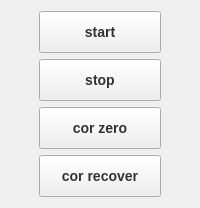
          <widget class="QWidget" name="tab">
           <attribute name="title">
            <string>RunCorrect </string>
           </attribute>
           <layout class="QHBoxLayout" name="horizontalLayout">
            <item>
             <layout class="QGridLayout" name="gridLayout" rowstretch="1,0,0,0" columnstretch="0">
              <item row="0" column="0">
               <widget class="QPushButton" name="pushButton_4">
                <property name="styleSheet">
                 <string notr="true">QPushButton {
    color: #333;                /* 文本颜色 */
    font: bold 14px;            /* 字体 */
    background-color: #f0f0f0;  /* 背景色 */
    padding: 5px;               /* 内边距 */
	min-width: 10px;
    max-width: 110px; 
    height: 30px;
}</string>
                </property>
                <property name="text">
                 <string>start</string>
                </property>
               </widget>
              </item>
              <item row="1" column="0">
               <widget class="QPushButton" name="pushButton_3">
                <property name="styleSheet">
                 <string notr="true">QPushButton {
    color: #333;                /* 文本颜色 */
    font: bold 14px;            /* 字体 */
    background-color: #f0f0f0;  /* 背景色 */
    padding: 5px;               /* 内边距 */
	min-width: 10px;
    max-width: 110px; 
    height: 30px;
}</string>
                </property>
                <property name="text">
                 <string>stop</string>
                </property>
               </widget>
              </item>
              <item row="2" column="0">
               <widget class="QPushButton" name="pushButton_2">
                <property name="styleSheet">
                 <string notr="true">QPushButton {
    color: #333;                /* 文本颜色 */
    font: bold 14px;            /* 字体 */
    background-color: #f0f0f0;  /* 背景色 */
    padding: 5px;               /* 内边距 */
	min-width: 110px;
    max-width: 110px; 
    height: 30px;
}</string>
                </property>
                <property name="text">
                 <string>cor zero</string>
                </property>
               </widget>
              </item>
              <item row="3" column="0">
               <widget class="QPushButton" name="pushButton_7">
                <property name="styleSheet">
                 <string notr="true">QPushButton {
    color: #333;                /* 文本颜色 */
    font: bold 14px;            /* 字体 */
    background-color: #f0f0f0;  /* 背景色 */
    padding: 5px;               /* 内边距 */
	min-width: 110px;
    max-width: 110px; 
    height: 30px;
}</string>
                </property>
                <property name="text">
                 <string>cor recover</string>
                </property>
               </widget>
              </item>
             </layout>
            </item>
           </layout>
          </widget>
